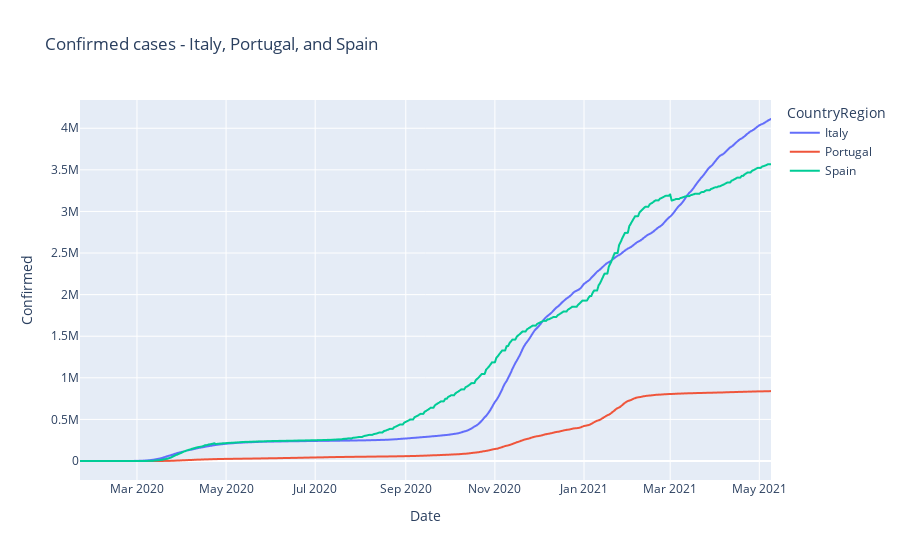

Notebook code cell kept with this figure:
### Markdown cell above
### Line plot `plotly.express`

### Code cell
fig = px.line(data_frame=df_multi, x="Date", y="Confirmed", color="CountryRegion", title="Confirmed cases - Italy, Portugal, and Spain")
fig.show()

### Figure 1 — Plotly figure (JSON) as saved in the notebook; plotly's stock layout.template omitted (floating-point values rounded to 4 significant figures; data arrays with more than 128 entries replaced by an {"elided": "..."} marker saying what was removed)
{"data": [{"hovertemplate": "CountryRegion=Italy<br>Date=%{x}<br>Confirmed=%{y}<extra></extra>", "legendgroup": "Italy", "line": {"color": "#636efa", "dash": "solid"}, "mode": "lines", "name": "Italy", "showlegend": true, "type": "scattergl", "x": {"elided": "474 str values"}, "xaxis": "x", "y": {"elided": "474 int values"}, "yaxis": "y"}, {"hovertemplate": "CountryRegion=Portugal<br>Date=%{x}<br>Confirmed=%{y}<extra></extra>", "legendgroup": "Portugal", "line": {"color": "#EF553B", "dash": "solid"}, "mode": "lines", "name": "Portugal", "showlegend": true, "type": "scattergl", "x": {"elided": "474 str values"}, "xaxis": "x", "y": {"elided": "474 int values"}, "yaxis": "y"}, {"hovertemplate": "CountryRegion=Spain<br>Date=%{x}<br>Confirmed=%{y}<extra></extra>", "legendgroup": "Spain", "line": {"color": "#00cc96", "dash": "solid"}, "mode": "lines", "name": "Spain", "showlegend": true, "type": "scattergl", "x": {"elided": "474 str values"}, "xaxis": "x", "y": {"elided": "474 int values"}, "yaxis": "y"}], "layout": {"legend": {"title": {"text": "CountryRegion"}, "tracegroupgap": 0}, "title": {"text": "Confirmed cases - Italy, Portugal, and Spain"}, "xaxis": {"anchor": "y", "domain": [0, 1], "title": {"text": "Date"}}, "yaxis": {"anchor": "x", "domain": [0, 1], "title": {"text": "Confirmed"}}}}
